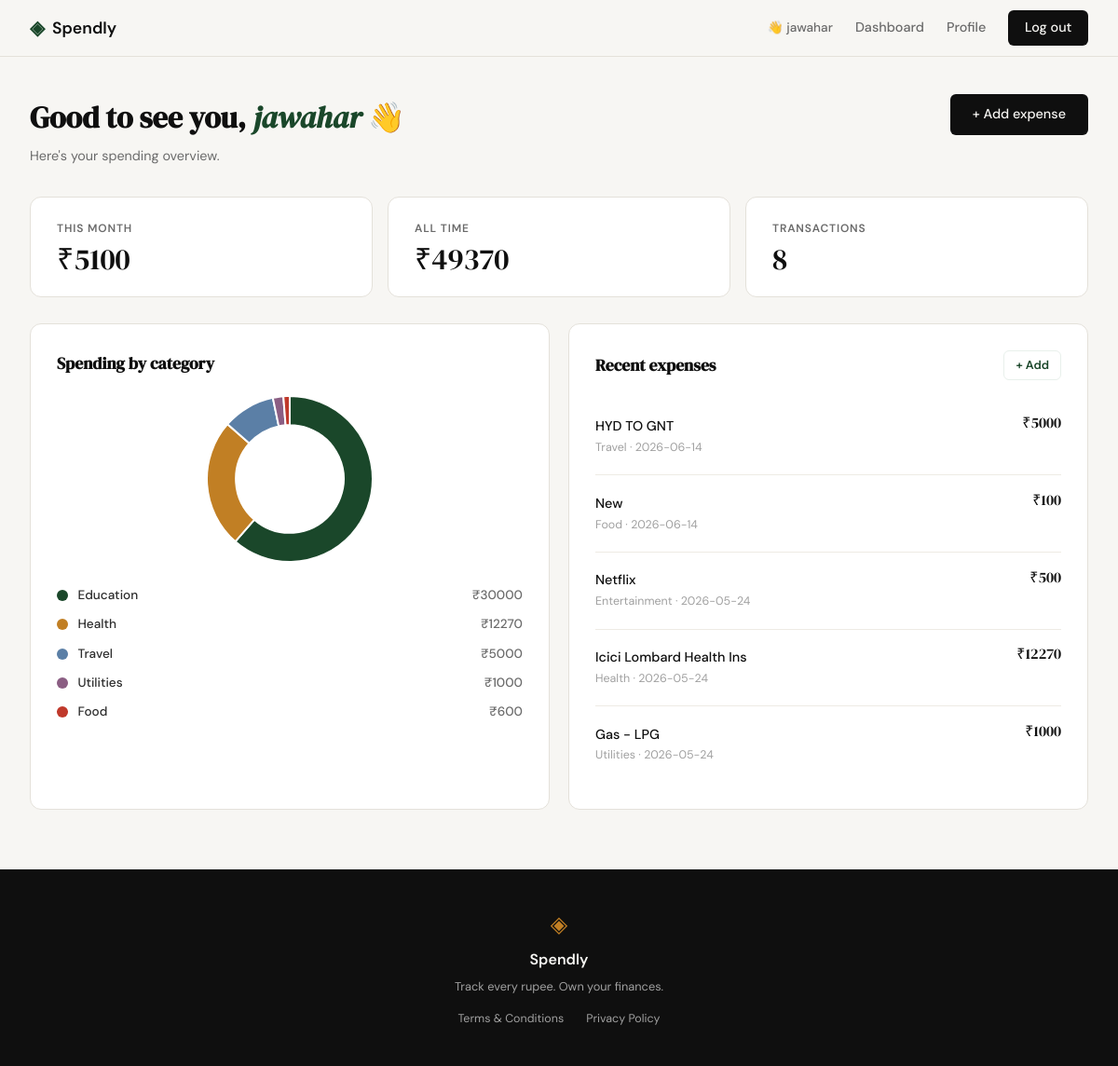
/dashboard (signed in), run on the app's committed database.
### tables this page shows
CREATE TABLE expenses (
                id          INTEGER PRIMARY KEY AUTOINCREMENT,
                user_id     INTEGER NOT NULL REFERENCES users(id) ON DELETE CASCADE,
                title       TEXT    NOT NULL,
                amount      REAL    NOT NULL CHECK(amount > 0),
                category    TEXT    NOT NULL DEFAULT 'Other',
                date        TEXT    NOT NULL DEFAULT (date('now')),
                note        TEXT,
                created_at  TEXT    NOT NULL DEFAULT (datetime('now'))
            );

### app.py (the view)
@app.route("/dashboard")
def dashboard():
    if "user_id" not in session:
        return redirect(url_for("login"))
    user_id = session["user_id"]
    db = get_db()
    month_total = db.execute("""
        SELECT COALESCE(SUM(amount), 0)
        FROM expenses
        WHERE user_id = ?
          AND strftime('%Y-%m', date) = strftime('%Y-%m', 'now')
    """, (user_id,)).fetchone()[0]
    all_total = db.execute("""
        SELECT COALESCE(SUM(amount), 0)
        FROM expenses
        WHERE user_id = ?
    """, (user_id,)).fetchone()[0]
    tx_count = db.execute("""
        SELECT COUNT(*) FROM expenses WHERE user_id = ?
    """, (user_id,)).fetchone()[0]
    categories = db.execute("""
        SELECT category, SUM(amount) AS total
        FROM expenses
        WHERE user_id = ?
        GROUP BY category
        ORDER BY total DESC
        LIMIT 5
    """, (user_id,)).fetchall()
    recent = db.execute("""
        SELECT id, title, amount, category, date
        FROM expenses
        WHERE user_id = ?
        ORDER BY date DESC, id DESC
        LIMIT 5
    """, (user_id,)).fetchall()
    db.close()
    max_cat = categories[0]["total"] if categories else 1
    return render_template("dashboard.html",
        name        = session["user_name"],
        month_total = month_total,
        all_total   = all_total,
        tx_count    = tx_count,
        categories  = categories,
        recent      = recent,
        max_cat     = max_cat,
    )

### database/db.py (called while the page is built)
def get_db():
    conn = sqlite3.connect(DB_PATH)
    conn.row_factory = sqlite3.Row          # rows behave like dicts
    conn.execute("PRAGMA foreign_keys = ON")
    return conn

### templates/dashboard.html (shortened to what this page needs)
{% extends "base.html" %}
{% block content %}
<div class="dash-wrap">
    <div class="dash-header">
        <div>
            <h1 class="dash-title">Good to see you, <em>{{ name }}</em> 👋</h1>
            <p class="dash-subtitle">Here's your spending overview.</p>
        </div>
        <a href="{{ url_for('add_expense') }}" class="btn-primary">+ Add expense</a>
    </div>
    <div class="stat-grid">
        <div class="stat-card">
            <span class="stat-label">This month</span>
            <span class="stat-value">₹{{ "%.0f"|format(month_total) }}</span>
        </div>
        <div class="stat-card">
            <span class="stat-label">All time</span>
            <span class="stat-value">₹{{ "%.0f"|format(all_total) }}</span>
        </div>
        <div class="stat-card">
            <span class="stat-label">Transactions</span>
            <span class="stat-value">{{ tx_count }}</span>
        </div>
    </div>
    <div class="dash-grid">
        <div class="dash-card chart-card">
            <h2 class="dash-card-title">Spending by category</h2>
            {% if categories %}
                <div class="chart-wrap">
                    <canvas id="categoryChart"></canvas>
                </div>
                <ul class="chart-legend">
                    {% for cat in categories %}
                    <li class="legend-row">
                        <span class="legend-dot" data-index="{{ loop.index0 }}"></span>
                        <span class="legend-label">{{ cat.category }}</span>
                        <span class="legend-amt">₹{{ "%.0f"|format(cat.total) }}</span>
                    </li>
                    {% endfor %}
                </ul>
            {% else %}
                <p class="dash-empty">No expenses yet. Add your first one!</p>
            {% endif %}
        </div>
        <div class="dash-card">
            <div class="dash-card-header">
                <h2 class="dash-card-title">Recent expenses</h2>
                <a href="{{ url_for('add_expense') }}" class="dash-card-link">+ Add</a>
            </div>
            {% if recent %}
                <ul class="expense-list">
                    {% for e in recent %}
                    <li class="expense-row">
                        <div class="expense-left">
                            <span class="expense-title">{{ e.title }}</span>
                            <span class="expense-meta">{{ e.category }} · {{ e.date }}</span>
                        </div>
                        <div class="expense-right">
                            <span class="expense-amount">₹{{ "%.0f"|format(e.amount) }}</span>
                        </div>
                    </li>
                    {% endfor %}
                </ul>
            {% else %}
                <p class="dash-empty">No expenses yet.</p>
            {% endif %}
        </div>
    </div>
</div>
{% endblock %}
{% block scripts %}
<script>
(function () {
    const el = document.getElementById('chartData');
    if (!el) return;
    const { labels, values } = JSON.parse(el.textContent);
    // Palette that matches the design system
    const COLORS = [
        '#1a472a', // accent green
        '#c17f24', // accent gold
        '#5b7fa6', // blue
        '#8b5e83', // purple
        '#c0392b', // red
        '#2d8a6e', // teal
        '#6b6b6b', // grey
    ];
    const colors = labels.map((_, i) => COLORS[i % COLORS.length]);
    // Color the legend dots to match chart segments
    document.querySelectorAll('.legend-dot').forEach(dot => {
        dot.style.background = colors[+dot.dataset.index] || '#ccc';
    });
    new Chart(document.getElementById('categoryChart'), {
        type: 'doughnut',
        data: {
            labels,
            datasets: [{
                data: values,
                backgroundColor: colors,
                borderWidth: 2,
                borderColor: '#ffffff',
                hoverOffset: 6,
            }]
        },
        options: {
            cutout: '65%',
            plugins: {
                legend: { display: false },   // we use our own legend
                tooltip: {
                    callbacks: {
                        label: ctx => ` ₹${Math.round(ctx.parsed).toLocaleString('en-IN')}`
                    }
                }
            },
            animation: { animateRotate: true, duration: 600 }
        }
    });
}());
</script>
{% endblock %}

### static/css/style.css (style rules this page uses)
:root { --ink: #0f0f0f; --ink-soft: #2d2d2d; --ink-muted: #6b6b6b; --ink-faint: #a0a0a0; --paper: #f7f6f3; --paper-warm: #f0ede6; --paper-card: #ffffff; --accent: #1a472a; --accent-light: #e8f0eb; --accent-2: #c17f24; --accent-2-light: #fdf3e3; --danger: #c0392b; --danger-light: #fdecea; --border: #e4e1da; --border-soft: #eeebe4; --font-display: 'DM Serif Display', Georgia, serif; --font-body: 'DM Sans', system-ui, sans-serif; --max-width: 1200px; --auth-width: 440px; --radius-sm: 6px; --radius-md: 12px; --radius-lg: 20px; }
*, *::before, *::after { box-sizing: border-box; margin: 0; padding: 0; }
html { font-size: 16px; scroll-behavior: smooth; }
body { background: var(--paper); color: var(--ink); font-family: var(--font-body); font-size: 1rem; line-height: 1.6; -webkit-font-smoothing: antialiased; }
a { color: inherit; text-decoration: none; }
.btn-primary { display: inline-block; background: var(--ink); color: var(--paper); padding: 0.65rem 1.5rem; border-radius: var(--radius-sm); font-family: var(--font-body); font-size: 0.9rem; font-weight: 500; cursor: pointer; border: none; transition: background 0.2s; text-decoration: none; }
.dash-wrap { max-width: var(--max-width); margin: 0 auto; padding: 2.5rem 2rem 4rem; }
.dash-header { display: flex; align-items: flex-start; justify-content: space-between; gap: 1rem; margin-bottom: 2rem; flex-wrap: wrap; }
.dash-title { font-family: var(--font-display); font-size: clamp(1.5rem, 3vw, 2rem); color: var(--ink); margin-bottom: 0.25rem; }
.dash-title em { font-style: italic; color: var(--accent); }
.dash-subtitle { font-size: 0.9rem; color: var(--ink-muted); }
.stat-grid { display: grid; grid-template-columns: repeat(3, 1fr); gap: 1rem; margin-bottom: 1.75rem; }
.stat-card { background: var(--paper-card); border: 1px solid var(--border); border-radius: var(--radius-md); padding: 1.5rem 1.75rem; display: flex; flex-direction: column; gap: 0.4rem; transition: box-shadow 0.2s; }
.stat-label { font-size: 0.75rem; font-weight: 600; letter-spacing: 0.07em; text-transform: uppercase; color: var(--ink-muted); }
.stat-value { font-family: var(--font-display); font-size: 2rem; color: var(--ink); line-height: 1; }
.dash-grid { display: grid; grid-template-columns: 1fr 1fr; gap: 1.25rem; }
.dash-card { background: var(--paper-card); border: 1px solid var(--border); border-radius: var(--radius-md); padding: 1.75rem; }
.dash-card-header { display: flex; align-items: center; justify-content: space-between; margin-bottom: 1.25rem; }
.dash-card-title { font-family: var(--font-display); font-size: 1.1rem; color: var(--ink); margin-bottom: 1.25rem; }
.dash-card-header .dash-card-title { margin-bottom: 0; }
.dash-card-link { font-size: 0.8rem; font-weight: 600; color: var(--accent); padding: 0.3rem 0.75rem; border: 1px solid var(--accent-light); border-radius: var(--radius-sm); transition: background 0.2s; }
.expense-list { list-style: none; display: flex; flex-direction: column; gap: 0; }
.expense-row { display: flex; align-items: center; justify-content: space-between; padding: 0.85rem 0; border-bottom: 1px solid var(--border-soft); gap: 1rem; }
.expense-row:last-child { border-bottom: none; }
.expense-left { flex: 1; min-width: 0; }
.expense-title { display: block; font-size: 0.9rem; font-weight: 500; color: var(--ink); white-space: nowrap; overflow: hidden; text-overflow: ellipsis; }
.expense-meta { display: block; font-size: 0.78rem; color: var(--ink-faint); margin-top: 0.1rem; }
.expense-right { display: flex; flex-direction: column; align-items: flex-end; gap: 0.2rem; flex-shrink: 0; }
.expense-amount { font-family: var(--font-display); font-size: 1rem; color: var(--ink); }
.chart-card { display: flex; flex-direction: column; }
.chart-wrap { width: 180px; height: 180px; margin: 0 auto 1.5rem; flex-shrink: 0; }
.chart-legend { list-style: none; display: flex; flex-direction: column; gap: 0.6rem; }
.legend-row { display: grid; grid-template-columns: 12px 1fr auto; align-items: center; gap: 0.65rem; font-size: 0.85rem; }
.legend-dot { width: 12px; height: 12px; border-radius: 50%; flex-shrink: 0; }
.legend-label { color: var(--ink-soft); font-weight: 500; }
.legend-amt { color: var(--ink-muted); font-weight: 500; text-align: right; }

### data on the page
expenses: category "Education", total "30000"
expenses: title "HYD TO GNT", category "Travel", date "2026-06-14", amount "5000"
expenses: title "New", category "Food", date "2026-06-14", amount "100"
expenses: title "Netflix", category "Entertainment", date "2026-05-24", amount "500"
expenses: title "Icici Lombard Health Ins", category "Health", date "2026-05-24", amount "12270"
expenses: title "Gas - LPG", category "Utilities", date "2026-05-24", amount "1000"

### other printed values
{{ session.user_name }} "jawahar"
{{ name }} "jawahar"
{{ "%.0f"|format(month_total) }} "5100"
{{ "%.0f"|format(all_total) }} "49370"
{{ tx_count }} "8"
{{ cat.category }} "Health" "Travel" "Utilities" "Food"
{{ "%.0f"|format(cat.total) }} "12270" "5000" "1000" "600"
